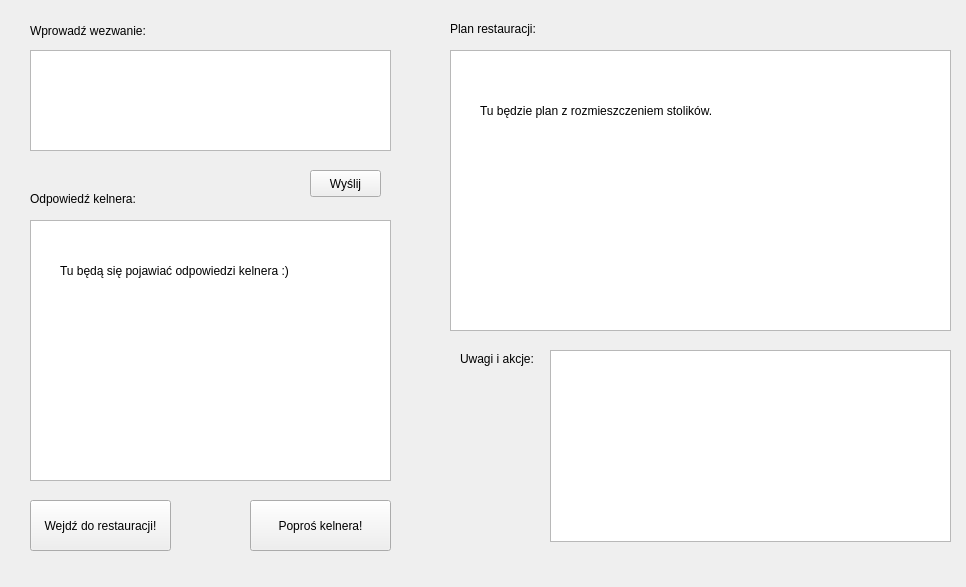
<?xml version="1.0" encoding="UTF-8"?>
<ui version="4.0">
 <class>Form</class>
 <widget class="QWidget" name="Form">
  <property name="geometry">
   <rect>
    <x>0</x>
    <y>0</y>
    <width>966</width>
    <height>587</height>
   </rect>
  </property>
  <property name="windowTitle">
   <string>Form</string>
  </property>
  <widget class="QLabel" name="label">
   <property name="geometry">
    <rect>
     <x>30</x>
     <y>20</y>
     <width>141</width>
     <height>21</height>
    </rect>
   </property>
   <property name="text">
    <string>Wprowadź wezwanie: </string>
   </property>
  </widget>
  <widget class="QLabel" name="label_2">
   <property name="geometry">
    <rect>
     <x>30</x>
     <y>190</y>
     <width>121</width>
     <height>17</height>
    </rect>
   </property>
   <property name="text">
    <string>Odpowiedź kelnera:</string>
   </property>
  </widget>
  <widget class="QTextEdit" name="textEdit">
   <property name="geometry">
    <rect>
     <x>30</x>
     <y>50</y>
     <width>361</width>
     <height>101</height>
    </rect>
   </property>
  </widget>
  <widget class="QPushButton" name="pushButton">
   <property name="geometry">
    <rect>
     <x>310</x>
     <y>170</y>
     <width>71</width>
     <height>27</height>
    </rect>
   </property>
   <property name="text">
    <string>Wyślij</string>
   </property>
  </widget>
  <widget class="QListView" name="listView">
   <property name="geometry">
    <rect>
     <x>30</x>
     <y>220</y>
     <width>361</width>
     <height>261</height>
    </rect>
   </property>
  </widget>
  <widget class="QLabel" name="label_3">
   <property name="geometry">
    <rect>
     <x>60</x>
     <y>260</y>
     <width>241</width>
     <height>21</height>
    </rect>
   </property>
   <property name="text">
    <string>Tu będą się pojawiać odpowiedzi kelnera :)</string>
   </property>
  </widget>
  <widget class="QLabel" name="label_4">
   <property name="geometry">
    <rect>
     <x>450</x>
     <y>20</y>
     <width>181</width>
     <height>17</height>
    </rect>
   </property>
   <property name="text">
    <string>Plan restauracji:</string>
   </property>
  </widget>
  <widget class="QListView" name="listView_2">
   <property name="geometry">
    <rect>
     <x>450</x>
     <y>50</y>
     <width>501</width>
     <height>281</height>
    </rect>
   </property>
  </widget>
  <widget class="QLabel" name="label_5">
   <property name="geometry">
    <rect>
     <x>480</x>
     <y>70</y>
     <width>251</width>
     <height>81</height>
    </rect>
   </property>
   <property name="text">
    <string>Tu będzie plan z rozmieszczeniem stolików.</string>
   </property>
  </widget>
  <widget class="QLabel" name="label_6">
   <property name="geometry">
    <rect>
     <x>460</x>
     <y>350</y>
     <width>121</width>
     <height>17</height>
    </rect>
   </property>
   <property name="text">
    <string>Uwagi i akcje:</string>
   </property>
  </widget>
  <widget class="QListView" name="listView_3">
   <property name="geometry">
    <rect>
     <x>550</x>
     <y>350</y>
     <width>401</width>
     <height>192</height>
    </rect>
   </property>
  </widget>
  <widget class="QPushButton" name="pushButton_2">
   <property name="geometry">
    <rect>
     <x>30</x>
     <y>500</y>
     <width>141</width>
     <height>51</height>
    </rect>
   </property>
   <property name="text">
    <string>Wejdź do restauracji!</string>
   </property>
  </widget>
  <widget class="QPushButton" name="pushButton_3">
   <property name="geometry">
    <rect>
     <x>250</x>
     <y>500</y>
     <width>141</width>
     <height>51</height>
    </rect>
   </property>
   <property name="text">
    <string>Poproś kelnera!</string>
   </property>
  </widget>
 </widget>
 <resources/>
 <connections/>
</ui>
